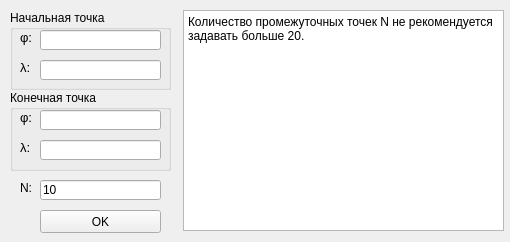
<?xml version="1.0" encoding="UTF-8"?>
<ui version="4.0">
 <class>Form</class>
 <widget class="QWidget" name="Form">
  <property name="geometry">
   <rect>
    <x>0</x>
    <y>0</y>
    <width>510</width>
    <height>242</height>
   </rect>
  </property>
  <property name="sizePolicy">
   <sizepolicy hsizetype="Expanding" vsizetype="Expanding">
    <horstretch>0</horstretch>
    <verstretch>0</verstretch>
   </sizepolicy>
  </property>
  <property name="windowTitle">
   <string>InterPoints</string>
  </property>
  <property name="windowIcon">
   <iconset>
    <normaloff>EarthIco.ico</normaloff>EarthIco.ico</iconset>
  </property>
  <widget class="QGroupBox" name="groupBox">
   <property name="geometry">
    <rect>
     <x>10</x>
     <y>10</y>
     <width>161</width>
     <height>80</height>
    </rect>
   </property>
   <property name="title">
    <string>Начальная точка</string>
   </property>
   <widget class="QLabel" name="label">
    <property name="geometry">
     <rect>
      <x>10</x>
      <y>20</y>
      <width>16</width>
      <height>16</height>
     </rect>
    </property>
    <property name="text">
     <string>&lt;html&gt;&lt;head/&gt;&lt;body&gt;&lt;p&gt;&lt;span style=&quot; font-size:10pt;&quot;&gt;φ:&lt;/span&gt;&lt;/p&gt;&lt;/body&gt;&lt;/html&gt;</string>
    </property>
   </widget>
   <widget class="QLineEdit" name="lineEdit">
    <property name="geometry">
     <rect>
      <x>30</x>
      <y>20</y>
      <width>121</width>
      <height>20</height>
     </rect>
    </property>
   </widget>
   <widget class="QLabel" name="label_2">
    <property name="geometry">
     <rect>
      <x>10</x>
      <y>50</y>
      <width>16</width>
      <height>16</height>
     </rect>
    </property>
    <property name="text">
     <string>&lt;html&gt;&lt;head/&gt;&lt;body&gt;&lt;p&gt;&lt;span style=&quot; font-size:10pt;&quot;&gt;λ:&lt;/span&gt;&lt;/p&gt;&lt;/body&gt;&lt;/html&gt;</string>
    </property>
   </widget>
   <widget class="QLineEdit" name="lineEdit_2">
    <property name="geometry">
     <rect>
      <x>30</x>
      <y>50</y>
      <width>121</width>
      <height>20</height>
     </rect>
    </property>
   </widget>
  </widget>
  <widget class="QGroupBox" name="groupBox_2">
   <property name="geometry">
    <rect>
     <x>10</x>
     <y>90</y>
     <width>161</width>
     <height>81</height>
    </rect>
   </property>
   <property name="title">
    <string>Конечная точка</string>
   </property>
   <widget class="QLabel" name="label_3">
    <property name="geometry">
     <rect>
      <x>10</x>
      <y>20</y>
      <width>16</width>
      <height>16</height>
     </rect>
    </property>
    <property name="text">
     <string>&lt;html&gt;&lt;head/&gt;&lt;body&gt;&lt;p&gt;&lt;span style=&quot; font-size:10pt;&quot;&gt;φ:&lt;/span&gt;&lt;/p&gt;&lt;/body&gt;&lt;/html&gt;</string>
    </property>
   </widget>
   <widget class="QLineEdit" name="lineEdit_3">
    <property name="geometry">
     <rect>
      <x>30</x>
      <y>20</y>
      <width>121</width>
      <height>20</height>
     </rect>
    </property>
   </widget>
   <widget class="QLabel" name="label_4">
    <property name="geometry">
     <rect>
      <x>10</x>
      <y>50</y>
      <width>16</width>
      <height>16</height>
     </rect>
    </property>
    <property name="text">
     <string>&lt;html&gt;&lt;head/&gt;&lt;body&gt;&lt;p&gt;&lt;span style=&quot; font-size:10pt;&quot;&gt;λ:&lt;/span&gt;&lt;/p&gt;&lt;/body&gt;&lt;/html&gt;</string>
    </property>
   </widget>
   <widget class="QLineEdit" name="lineEdit_4">
    <property name="geometry">
     <rect>
      <x>30</x>
      <y>50</y>
      <width>121</width>
      <height>20</height>
     </rect>
    </property>
   </widget>
  </widget>
  <widget class="QTextEdit" name="textEdit">
   <property name="geometry">
    <rect>
     <x>183</x>
     <y>10</y>
     <width>321</width>
     <height>221</height>
    </rect>
   </property>
   <property name="font">
    <font>
     <pointsize>10</pointsize>
    </font>
   </property>
   <property name="readOnly">
    <bool>true</bool>
   </property>
   <property name="html">
    <string>&lt;!DOCTYPE HTML PUBLIC &quot;-//W3C//DTD HTML 4.0//EN&quot; &quot;http://www.w3.org/TR/REC-html40/strict.dtd&quot;&gt;
&lt;html&gt;&lt;head&gt;&lt;meta name=&quot;qrichtext&quot; content=&quot;1&quot; /&gt;&lt;style type=&quot;text/css&quot;&gt;
p, li { white-space: pre-wrap; }
&lt;/style&gt;&lt;/head&gt;&lt;body style=&quot; font-family:'MS Shell Dlg 2'; font-size:10pt; font-weight:400; font-style:normal;&quot;&gt;
&lt;p style=&quot; margin-top:0px; margin-bottom:0px; margin-left:0px; margin-right:0px; -qt-block-indent:0; text-indent:0px;&quot;&gt;&lt;span style=&quot; font-size:9pt;&quot;&gt;Количество промежуточных точек N не рекомендуется задавать больше 20.&lt;/span&gt;&lt;/p&gt;&lt;/body&gt;&lt;/html&gt;</string>
   </property>
  </widget>
  <widget class="QLabel" name="label_5">
   <property name="geometry">
    <rect>
     <x>20</x>
     <y>180</y>
     <width>16</width>
     <height>16</height>
    </rect>
   </property>
   <property name="text">
    <string>N:</string>
   </property>
  </widget>
  <widget class="QLineEdit" name="lineEdit_5">
   <property name="geometry">
    <rect>
     <x>40</x>
     <y>180</y>
     <width>121</width>
     <height>20</height>
    </rect>
   </property>
   <property name="text">
    <string>10</string>
   </property>
  </widget>
  <widget class="QPushButton" name="pushButton">
   <property name="geometry">
    <rect>
     <x>40</x>
     <y>210</y>
     <width>121</width>
     <height>23</height>
    </rect>
   </property>
   <property name="text">
    <string>OK</string>
   </property>
  </widget>
 </widget>
 <resources/>
 <connections/>
</ui>
